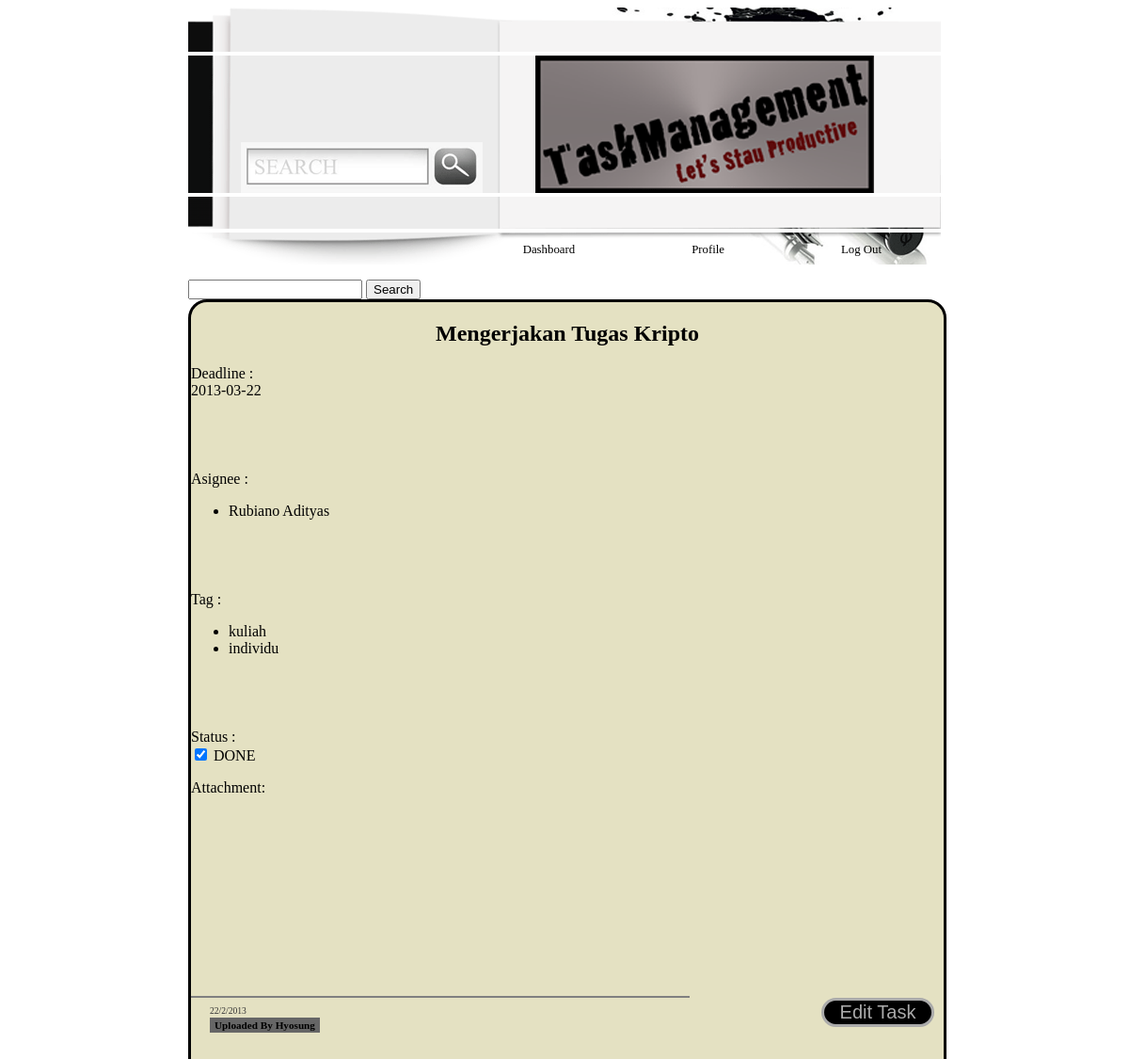
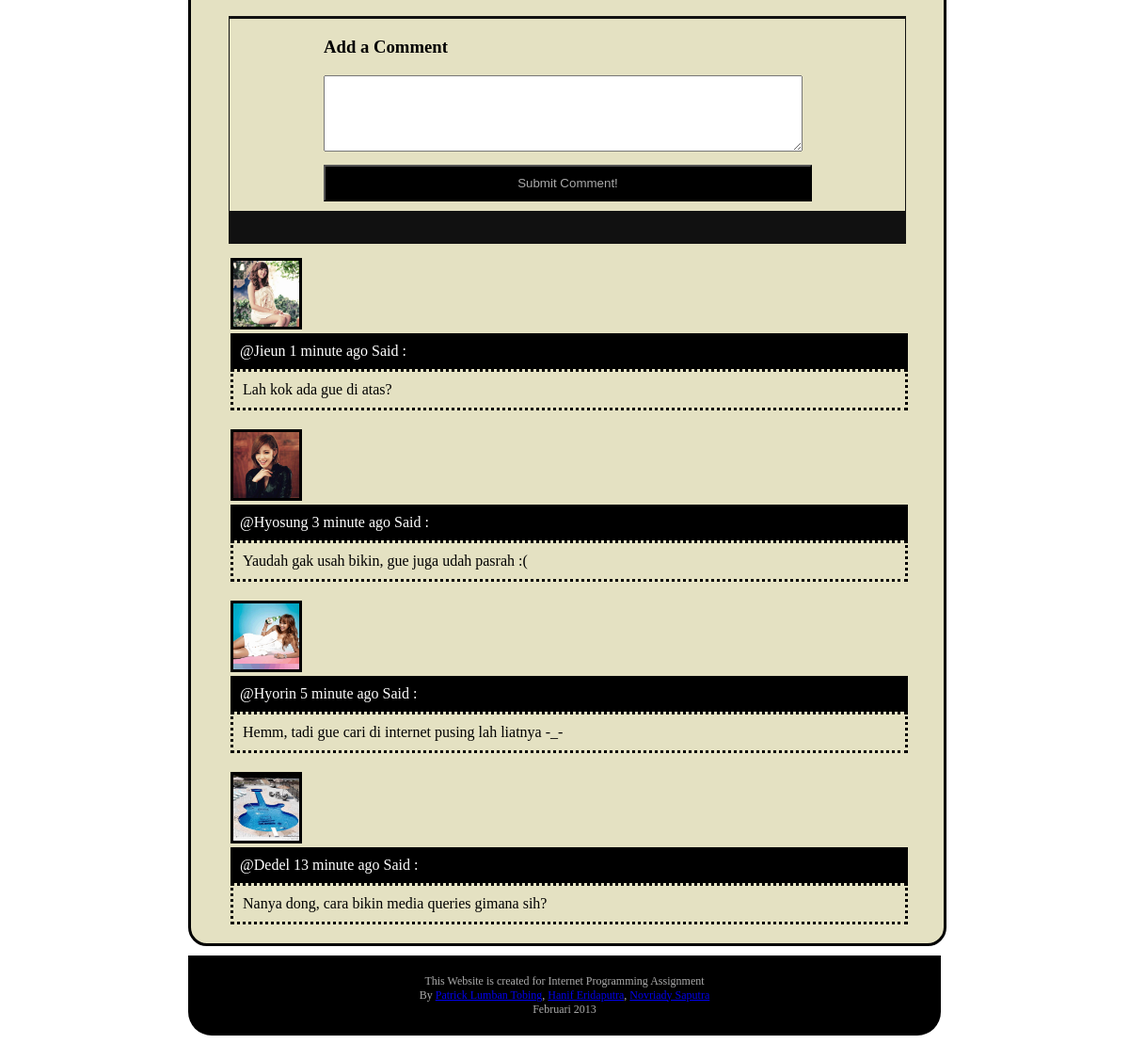
Page /src/rinciantugas.php?taskid=2 on the committed database (2 pictures, top to bottom).
### tables this page shows
CREATE TABLE IF NOT EXISTS `task` (
  `taskID` varchar(30) NOT NULL,
  `categoryID` varchar(30) NOT NULL,
  `username` varchar(30) NOT NULL,
  `taskname` varchar(30) NOT NULL,
  `status` int(11) NOT NULL,
  `deadline` date NOT NULL,
  PRIMARY KEY (`taskID`),
  KEY `task_ibfk_1` (`categoryID`),
  KEY `task_ibfk_2` (`username`)
);

CREATE TABLE IF NOT EXISTS `user` (
  `username` varchar(30) NOT NULL,
  `password` varchar(30) NOT NULL,
  `fullname` varchar(30) NOT NULL,
  `birthplace` varchar(30) NOT NULL,
  `birthdate` date NOT NULL,
  `email` varchar(30) NOT NULL,
  `avatar` varchar(30) NOT NULL,
  PRIMARY KEY (`username`)
);

CREATE TABLE IF NOT EXISTS `tag` (
  `taskID` varchar(30) NOT NULL,
  `tagname` varchar(30) NOT NULL,
  KEY `tag_ibfk_2` (`taskID`)
);

### model/Task.php (called while the page is built, shortened)
<?php
    class Task implements BaseModel {
		function __construct($id) {
			$db = mysqli_connect($GLOBALS['host'], $GLOBALS['username'], $GLOBALS['password'], $GLOBALS['dbname']);
			$format = "SELECT * FROM `task` WHERE `taskID` = '%s';";
			$stmt = sprintf($format, $id);
			$result = mysqli_query($db, $stmt);
			if(mysqli_num_rows($result) > 0) {
				$row = $result->fetch_row();
			}
			$this->id = $id;
		}
		public function setData($categoryID, $username, $taskname, $status, $deadline) {
			$this->taskname = $taskname;
			$this->status = $status;
    	}
		public function getTags() {
			$dbg = new DBGetter();
			return $dbg->getTagsFromTaskID($this->id);
		}
		public function getUsers() {
			$dbg = new DBGetter();
			return $dbg->getUsersFromTaskID($this->id);
		}
		var $id;
	}
?>

### model/DBGetter.php (called while the page is built, shortened)
<?php
    class DBGetter {
		public function getTagsFromTaskID($taskid) {
			$db = mysqli_connect($GLOBALS['host'], $GLOBALS['username'], $GLOBALS['password'], $GLOBALS['dbname']);
			$format = "SELECT * FROM `tag` WHERE `taskID` = '%s';";
			$stmt = sprintf($format, $taskid);
			$result = mysqli_query($db, $stmt);
			$tags = array();
			while($row = $result->fetch_row()) {
				$tags[] = new Tag($row[0], $row[1]);
			}
			return $tags;
		}
		public function getUsersFromTaskID($taskid) {
			$db = mysqli_connect($GLOBALS['host'], $GLOBALS['username'], $GLOBALS['password'], $GLOBALS['dbname']);
			$format = "SELECT * FROM `task_user` WHERE `taskID` = '%s';";
			$stmt = sprintf($format, $taskid);
			$result = mysqli_query($db, $stmt);
			$users = array();
			while($row = $result->fetch_row()) {
				$users[] = new User($row[1]);
			}
			return $users;
		}
    }
?>

### model/User.php (called while the page is built, shortened)
<?php
    class User implements BaseModel {
		function __construct($username) {
			$db = mysqli_connect($GLOBALS['host'], $GLOBALS['username'], $GLOBALS['password'], $GLOBALS['dbname']);
			$format = "SELECT * FROM `user` WHERE `username` = '%s';";
			$stmt = sprintf($format, $username);
			$result = mysqli_query($db, $stmt);
			if(mysqli_num_rows($result) > 0) {
				$row = $result->fetch_row();
			}
			$this->username = $username;
		}
		public function setData($password, $fullname, $birthplace, $birthdate, $email, $avatar_path) {
			$this->fullname = $fullname;
    	}
    }
?>

### model/Tag.php (called while the page is built, shortened)
<?php
    class Tag implements BaseModel {
		function __construct($taskid, $tagname) {
			$this->tagname = $tagname;
		}
	}
?>

### src/rinciantugas.php (the view, shortened to what this page needs)
<?php
	$task = new Task($_GET['taskid']);
?>
<!DOCTYPE html>
<head>
<link rel='stylesheet' type="text/css" href="../style/Design.css"/>
</head>
<body class="main">
<div id="header">
<img src="../images/images/Header_3_ip_01.gif"/><img src="../images/images/Header_3_ip_02.gif" /><a href="Dashboard.html"><img src="../images/images/Header_3_ip_03.gif" /></a><img src="../images/images/Header_3_ip_04.gif"  />
  	<ul class="navigation">
		<li> <a href="dashboard.php"> Dashboard </a> </li>
        <li> <a href="profile.html"> Profile </a> </li>
        <li> <a href="../Index.html"> Log Out </a> </li>
    </ul>
  <form method="post" action="searchresult.php">
    	<input type="text" name="query" />
    	<input type="submit" value="Search" />
    </form>
</div>
<div class="TaskBoard">
<h2 align="center"><?php echo $task->taskname; ?></h2>
<div align="left">
   	<p>
   		<a>Deadline :</a> <br>
   		<a id="rincian-deadline"></a><br>
   	    <br><a>Asignee :</a><br>
   	    <ul>
   	    	<?php
				$users = $task->getUsers();
				foreach ($users as $user) {
					printf("<li id='rincian-assignee-%s'>%s ", $user->username, $user->fullname);
					printf('<a class="delete" href="rinciantugas2.php?taskid=%s&action=delete&username=%s">(delete)</a>', $task->id, $user->username);
					printf("</li>");
				}
   	    	?>
   	    </ul>
   	    <br><a>Tag :</a><br>
   	    <ul>
   	    	<?php
				$tags = $task->getTags();
				foreach ($tags as $tag) {
					printf("<li id='rincian-tag-%s'>%s ", $tag->tagname, $tag->tagname);
					printf('<a class="delete" href="rinciantugas2.php?taskid=%s&action=delete&tagname=%s">(delete)</a>', $task->id, $tag->tagname);
					printf('</li>');
				}
   	    	?>
   	    </ul>
   	  	<br><a>Status :<br>
	   	<input type="checkbox" name="status" onclick="sendStatus()" value="1" <?php echo $task->status == 1 ? "checked":""; ?> > DONE<br>
    </p>
    <p> Attachment: </p>
	<input type="button" value="Edit Task" class="buttonbox2" id="rincianbutton-edit" onclick="edittask()"/>
</div>
<hr noshade="noshade" />
<div class="taskdate">
	22/2/2013
</div>
<div class="uploader">
	Uploaded By Hyosung
</div>
<form id="comment_form" action="#">
	<h3>Add a Comment</h3>
	<div>
   		<textarea rows="5" cols="61"></textarea>
 	</div>
	<div>
   		<input type="submit" value="Submit Comment!" class="submitbutton" />
    </div>
</form>
<div>
	<div class="commentbox">
    	<img src="../images/user2.jpg" class="commentuser"/>
        <div class="nameuser">@Jieun 1 minute ago Said :</div>
        <div class="comment">Lah kok ada gue di atas?</div>
    </div>
    <div class="commentbox">
    	<img src="../images/ibuOADTSPD3HEK.gif" class="commentuser"/>
        <div class="nameuser">@Hyosung 3 minute ago Said :</div>
        <div class="comment">Yaudah gak usah bikin, gue juga udah pasrah :(</div>
    </div>
    <div class="commentbox">
    	<img src="../images/User3.gif" class="commentuser"/>
        <div class="nameuser">@Hyorin 5 minute ago Said :</div>
        <div class="comment">Hemm, tadi gue cari di internet pusing lah liatnya -_-</div>
    </div>
    <div class="commentbox">
    	<img src="../images/2507626_460s.jpg" class="commentuser"/>
        <div class="nameuser">@Dedel 13 minute ago Said :</div>
        <div class="comment">Nanya dong, cara bikin media queries gimana sih?</div>
    </div>
</div>
</div>
<div class="footer">This Website is created for Internet Programming Assignment<br />
    By <a href="http://www.facebook.com/patrick.ltobing?fref=ts" target="_blank">Patrick Lumban Tobing</a>, <a href="http://www.facebook.com/hanif.eridaputra" target="_blank">Hanif Eridaputra</a>, <a href="http://www.facebook.com/novriady.saputra.3?fref=ts" target="_blank">Novriady Saputra</a><br />
    Februari 2013
</div>
</body>
</html>

### style/Design.css (style rules this page uses)
.main { width:800px; margin-left:auto; margin-right:auto; background-color:#FFF; }
.navigation { background-image:url(../images/images/Header_3_ip_05.gif); font-family:Tahoma; margin-top: 0px; padding: 3px 3px; text-align:right; }
.navigation li { display:inline-block; margin:5px; }
.navigation a { color:#000; text-decoration:none; font-size:0.8em; padding:10px 15px; margin:40px; text-align:center; }
.footer { background-color:#000; margin-top:10px; color:#aaaaaa; padding:20px; text-align:center; font-size:0.75em; font-family:Tahoma; clear:both; -webkit-border-bottom-right-radius: 25px; -webkit-border-bottom-left-radius: 25px; -moz-border-radius-bottomright: 25px; -moz-border-radius-bottomleft: 25px; border-bottom-right-radius: 25px; border-bottom-left-radius: 25px; }
.TaskBoard { width:800px; height:auto; background-color:#E4E1C2; border:solid; -webkit-border-radius: 20px; -moz-border-radius: 20px; border-radius: 20px; }
.taskdate { font-family:Tahoma; font-size:0.6em; margin-left:20px; padding:0px; color:#333; }
.uploader { font-family:Tahoma; font-size:0.7em; font-weight:bold; margin-bottom:30px; margin-left:20px; padding:2px 5px; display:inline-block; background-color:#666; }
#comment_form { border:1px solid #111111; border-top:3px solid #111111; border-bottom:35px solid #111111; margin:15px 40px; padding-left:100px; }
.submitbutton { background-color:#000; color:#aaaaaa; width:519px; padding:10px; margin:10px 0px; }
.commentuser { width:70px; height:70px; border:solid; }
.commentbox { margin-left:42px; }
.nameuser { background-color:#000; background-repeat:repeat-x; color:#FFF; width:700px; padding:10px; }
.comment { border:dotted; padding:10px; width:694px; margin-bottom:20px; }
.buttonbox2 { width:120px; font-size:20px; margin-top:10px; margin-left:5px; margin-right:10px; background-color:#000; border:solid; color:#aaaaaa; float:right; -webkit-border-radius: 20px; -moz-border-radius: 20px; border-radius: 20px; }

### rows in the picture
task: taskname "Mengerjakan Tugas Kripto", status "☑"
user: fullname "Rubiano Adityas"
tag: tagname "kuliah"
tag: tagname "individu"
